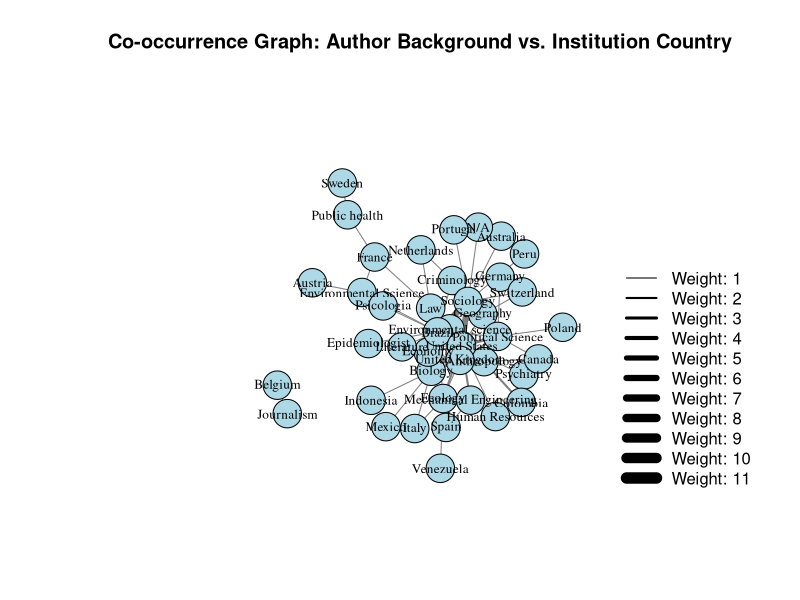
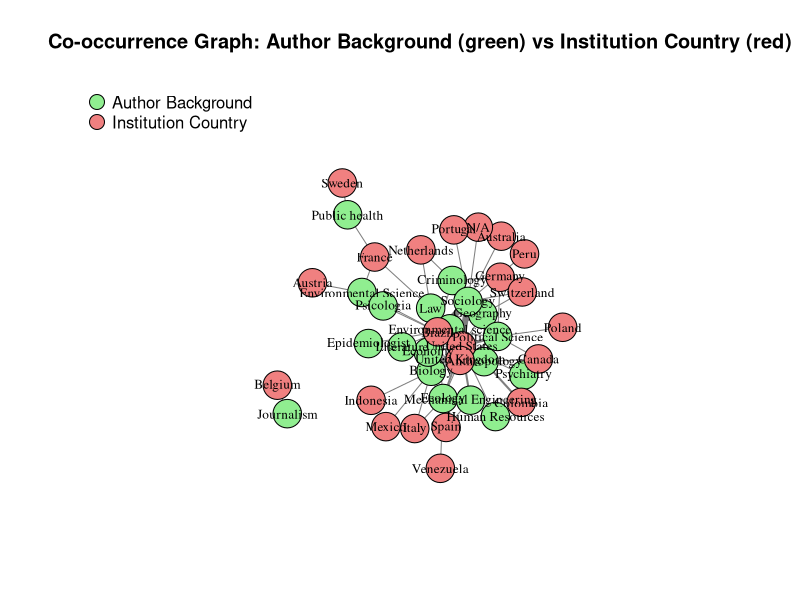

Generate these figures, in order, with R:
# Load required libraries
library(igraph)
library(dplyr)

# Create data frame with provided variables
data <- data.frame(
  var1 = c("Sociology", "Geography", "Ecology", "Environmental science", 
           "Anthropology", "Anthropology", "Economy", "Criminology", 
           "Mechanical Engineering", "Psychiatry", "Criminology", "Biology", 
           "Sociology", "Environmental science", "Sociology", 
           "Environmental science", "Literature", "Environmental science", 
           "Human Resources", "Law", "Sociology", "Political Science", 
           "Environmental science", "Biology", "Anthropology", "Biology", 
           "Anthropology", "Environmental science", "Political Science", 
           "Economy", "Biology", "Environmental science", "Environmental science", 
           "Biology", "Criminology", "Environmental science", "Ecology", 
           "Sociology", "Sociology", "Anthropology", "Mechanical Engineering", 
           "Biology", "Psychiatry", "Biology", "Political Science", "Economy", 
           "Biology", "Environmental science", "Environmental science", 
           "Sociology", "Public health", "Political Science", "Biology", 
           "Ecology", "Ecology", "Public health", "Political Science", 
           "Anthropology", "Sociology", "Ecology", "Anthropology", "Biology", 
           "Sociology", "Mechanical Engineering", "Biology", "Anthropology", 
           "Biology", "Ecology", "Law", "Sociology", "Biology", 
           "Environmental science", "Anthropology", "Sociology", 
           "Political Science", "Environmental science", "Geography", "Law", 
           "Environmental science", "Anthropology", "Economy", "Ecology", 
           "Environmental science", "Law", "Law", "Political Science", 
           "Literature", "Law", "Law", "Anthropology", "Sociology", "Biology", 
           "Ecology", "Geography", "Law", "Law", "Sociology", "Political Science", 
           "Political Science", "Environmental Science", "Sociology", 
           "Epidemiologist", "Journalism", "Economy", "Geography", "Biology", 
           "Criminology", "Biology", "Environmental Science", "Psicologia", 
           "Biology", "Sociology", "Sociology", "Sociology", "Economy", "Law", 
           "Anthropology", "Biology", "Sociology", "Biology", "Anthropology", 
           "Anthropology", "Law", "Environmental Science"),
  var2 = c("Brazil", "Brazil", "Venezuela", "United States", "United States", 
           "United States", "Brazil", "Netherlands", "Spain", "United States", 
           "Germany", "United States", "Australia", "Brazil", "Brazil", "Brazil", 
           "Brazil", "Brazil", "United States", "Brazil", "Portugal", "Brazil", 
           "Brazil", "Brazil", "Colombia", "Mexico", "United States", "Brazil", 
           "United States", "United Kingdom", "Brazil", "Brazil", "Brazil", 
           "United States", "United States", "Brazil", "United States", 
           "Switzerland", "Brazil", "Brazil", "United States", "Brazil", 
           "Canada", "Indonesia", "United States", "United States", "Brazil", 
           "Brazil", "Brazil", "Brazil", "France", "United Kingdom", 
           "United States", "Spain", "Spain", "Sweden", "United States", 
           "Canada", "United States", "United States", "United States", "Brazil", 
           "United States", "United States", "Spain", "United States", 
           "United Kingdom", "Brazil", "Brazil", "Peru", "Brazil", 
           "United States", "United States", "United Kingdom", "Germany", 
           "United Kingdom", "Brazil", "France", "Brazil", "Colombia", "Brazil", 
           "Italy", "United States", "Brazil", "United States", "Canada", 
           "United States", "Netherlands", "United States", "United States", 
           "N/A", "United States", "United Kingdom", "Switzerland", 
           "United States", "United States", "United States", "United Kingdom", 
           "Poland", "Brazil", "United States", "Brazil", "Belgium", 
           "United States", "United States", "Brazil", "Brazil", 
           "United Kingdom", "Austria", "Brazil", "Italy", "Brazil", 
           "United States", "United States", "Brazil", "United States", 
           "United States", "United Kingdom", "Brazil", "United States", 
           "Brazil", "United States", "Brazil", "France")
)

# Count co-occurrences
co_occur <- data %>%
  group_by(var1, var2) %>%
  summarise(weight = n(), .groups = 'drop')

# Create an edge list for the graph
edges <- co_occur %>%
  rename(from = var1, to = var2)

# Create graph
g <- graph_from_data_frame(edges, directed = FALSE)

# Plot graph with larger plot area and adjusted layout
set.seed(123)  # for reproducibility
plot(
  g,
  edge.width = E(g)$weight,
  vertex.label.cex = 0.8,
  vertex.size = 20,
  vertex.color = "lightblue",
  vertex.label.color = "black",
  edge.color = "gray50",
  layout = layout_with_fr(g),
  main = "Co-occurrence Graph: Author Background vs. Institution Country",
  margin = c(0, 0, 0.5, 0)
)

# Add legend for edge weights
legend("bottomright", 
       legend = paste("Weight:", 1:max(E(g)$weight)), 
       lwd = 1:max(E(g)$weight), 
       bty = "n")


# Create graph
g <- graph_from_data_frame(edges, directed = FALSE)

# Identify which vertices belong to var1 (author background) vs var2 (countries)
var1_nodes <- unique(data$var1)
var2_nodes <- unique(data$var2)

# Create color vector based on vertex type
V(g)$color <- ifelse(V(g)$name %in% var1_nodes, "lightgreen", "lightcoral")

# Plot graph with colored nodes
set.seed(123)  # for reproducibility
plot(
  g,
  edge.width = E(g)$weight,
  vertex.label.cex = 0.8,
  vertex.size = 20,
  vertex.label.color = "black",
  edge.color = "gray50",
  layout = layout_with_fr(g),
  main = "Co-occurrence Graph: Author Background (green) vs Institution Country (red)",
  margin = c(0, 0, 0.5, 0)
)

# Add legend explaining node colors
legend("topleft",
       legend = c("Author Background", "Institution Country"),
       pch = 21,
       pt.bg = c("lightgreen", "lightcoral"),
       pt.cex = 2,
       bty = "n")


